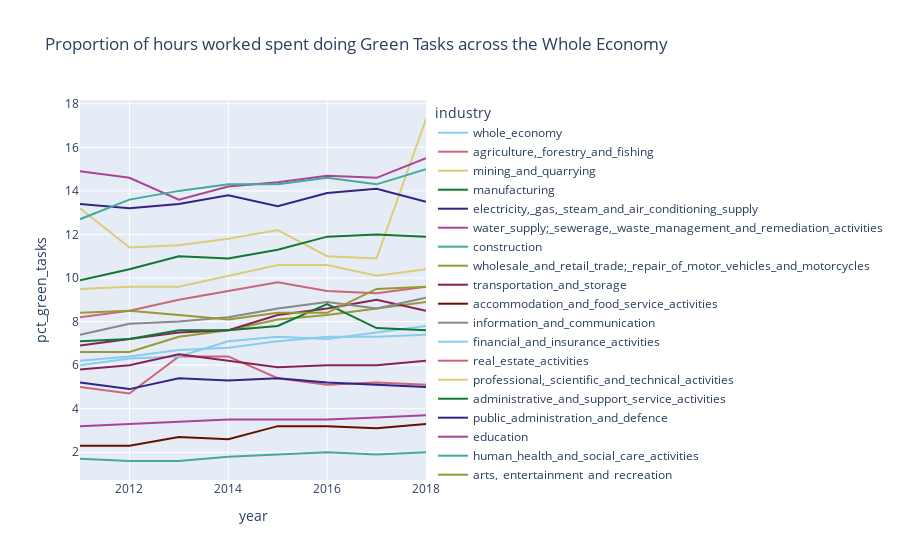

The notebook cell this image was saved under:
### Code cell
df.plot(
    kind='line', 
    x='year', 
    y='pct_green_tasks', 
    color='industry', 
    color_discrete_sequence=px.colors.qualitative.Safe,
    title ='Proportion of hours worked spent doing Green Tasks across the Whole Economy',
)

### Figure 1 — Plotly figure (JSON) as saved in the notebook; plotly's stock layout.template omitted (floating-point values rounded to 4 significant figures)
{"data": [{"hovertemplate": "industry=whole_economy<br>year=%{x}<br>pct_green_tasks=%{y}<extra></extra>", "legendgroup": "whole_economy", "line": {"color": "rgb(136, 204, 238)", "dash": "solid"}, "marker": {"symbol": "circle"}, "mode": "lines", "name": "whole_economy", "orientation": "h", "showlegend": true, "type": "scatter", "x": [2011, 2012, 2013, 2014, 2015, 2016, 2017, 2018], "xaxis": "x", "y": [6.2, 6.4, 6.7, 6.8, 7.1, 7.3, 7.3, 7.4], "yaxis": "y"}, {"hovertemplate": "industry=agriculture,_forestry_and_fishing<br>year=%{x}<br>pct_green_tasks=%{y}<extra></extra>", "legendgroup": "agriculture,_forestry_and_fishing", "line": {"color": "rgb(204, 102, 119)", "dash": "solid"}, "marker": {"symbol": "circle"}, "mode": "lines", "name": "agriculture,_forestry_and_fishing", "orientation": "h", "showlegend": true, "type": "scatter", "x": [2011, 2012, 2013, 2014, 2015, 2016, 2017, 2018], "xaxis": "x", "y": [5, 4.7, 6.4, 6.4, 5.4, 5.1, 5.2, 5.1], "yaxis": "y"}, {"hovertemplate": "industry=mining_and_quarrying<br>year=%{x}<br>pct_green_tasks=%{y}<extra></extra>", "legendgroup": "mining_and_quarrying", "line": {"color": "rgb(221, 204, 119)", "dash": "solid"}, "marker": {"symbol": "circle"}, "mode": "lines", "name": "mining_and_quarrying", "orientation": "h", "showlegend": true, "type": "scatter", "x": [2011, 2012, 2013, 2014, 2015, 2016, 2017, 2018], "xaxis": "x", "y": [13.2, 11.4, 11.5, 11.8, 12.2, 11, 10.9, 17.3], "yaxis": "y"}, {"hovertemplate": "industry=manufacturing<br>year=%{x}<br>pct_green_tasks=%{y}<extra></extra>", "legendgroup": "manufacturing", "line": {"color": "rgb(17, 119, 51)", "dash": "solid"}, "marker": {"symbol": "circle"}, "mode": "lines", "name": "manufacturing", "orientation": "h", "showlegend": true, "type": "scatter", "x": [2011, 2012, 2013, 2014, 2015, 2016, 2017, 2018], "xaxis": "x", "y": [9.9, 10.4, 11, 10.9, 11.3, 11.9, 12, 11.9], "yaxis": "y"}, {"hovertemplate": "industry=electricity,_gas,_steam_and_air_conditioning_supply<br>year=%{x}<br>pct_green_tasks=%{y}<extra></extra>", "legendgroup": "electricity,_gas,_steam_and_air_conditioning_supply", "line": {"color": "rgb(51, 34, 136)", "dash": "solid"}, "marker": {"symbol": "circle"}, "mode": "lines", "name": "electricity,_gas,_steam_and_air_conditioning_supply", "orientation": "h", "showlegend": true, "type": "scatter", "x": [2011, 2012, 2013, 2014, 2015, 2016, 2017, 2018], "xaxis": "x", "y": [13.4, 13.2, 13.4, 13.8, 13.3, 13.9, 14.1, 13.5], "yaxis": "y"}, {"hovertemplate": "industry=water_supply;_sewerage,_waste_management_and_remediation_activities<br>year=%{x}<br>pct_green_tasks=%{y}<extra></extra>", "legendgroup": "water_supply;_sewerage,_waste_management_and_remediation_activities", "line": {"color": "rgb(170, 68, 153)", "dash": "solid"}, "marker": {"symbol": "circle"}, "mode": "lines", "name": "water_supply;_sewerage,_waste_management_and_remediation_activities", "orientation": "h", "showlegend": true, "type": "scatter", "x": [2011, 2012, 2013, 2014, 2015, 2016, 2017, 2018], "xaxis": "x", "y": [14.9, 14.6, 13.6, 14.2, 14.4, 14.7, 14.6, 15.5], "yaxis": "y"}, {"hovertemplate": "industry=construction<br>year=%{x}<br>pct_green_tasks=%{y}<extra></extra>", "legendgroup": "construction", "line": {"color": "rgb(68, 170, 153)", "dash": "solid"}, "marker": {"symbol": "circle"}, "mode": "lines", "name": "construction", "orientation": "h", "showlegend": true, "type": "scatter", "x": [2011, 2012, 2013, 2014, 2015, 2016, 2017, 2018], "xaxis": "x", "y": [12.7, 13.6, 14.0, 14.3, 14.3, 14.6, 14.3, 15], "yaxis": "y"}, {"hovertemplate": "industry=wholesale_and_retail_trade;_repair_of_motor_vehicles_and_motorcycles<br>year=%{x}<br>pct_green_tasks=%{y}<extra></extra>", "legendgroup": "wholesale_and_retail_trade;_repair_of_motor_vehicles_and_motorcycles", "line": {"color": "rgb(153, 153, 51)", "dash": "solid"}, "marker": {"symbol": "circle"}, "mode": "lines", "name": "wholesale_and_retail_trade;_repair_of_motor_vehicles_and_motorcycles", "orientation": "h", "showlegend": true, "type": "scatter", "x": [2011, 2012, 2013, 2014, 2015, 2016, 2017, 2018], "xaxis": "x", "y": [6.6, 6.6, 7.3, 7.6, 8.1, 8.3, 8.6, 8.9], "yaxis": "y"}, {"hovertemplate": "industry=transportation_and_storage<br>year=%{x}<br>pct_green_tasks=%{y}<extra></extra>", "legendgroup": "transportation_and_storage", "line": {"color": "rgb(136, 34, 85)", "dash": "solid"}, "marker": {"symbol": "circle"}, "mode": "lines", "name": "transportation_and_storage", "orientation": "h", "showlegend": true, "type": "scatter", "x": [2011, 2012, 2013, 2014, 2015, 2016, 2017, 2018], "xaxis": "x", "y": [6.9, 7.2, 7.5, 7.6, 8.3, 8.6, 9, 8.5], "yaxis": "y"}, {"hovertemplate": "industry=accommodation_and_food_service_activities<br>year=%{x}<br>pct_green_tasks=%{y}<extra></extra>", "legendgroup": "accommodation_and_food_service_activities", "line": {"color": "rgb(102, 17, 0)", "dash": "solid"}, "marker": {"symbol": "circle"}, "mode": "lines", "name": "accommodation_and_food_service_activities", "orientation": "h", "showlegend": true, "type": "scatter", "x": [2011, 2012, 2013, 2014, 2015, 2016, 2017, 2018], "xaxis": "x", "y": [2.3, 2.3, 2.7, 2.6, 3.2, 3.2, 3.1, 3.3], "yaxis": "y"}, {"hovertemplate": "industry=information_and_communication<br>year=%{x}<br>pct_green_tasks=%{y}<extra></extra>", "legendgroup": "information_and_communication", "line": {"color": "rgb(136, 136, 136)", "dash": "solid"}, "marker": {"symbol": "circle"}, "mode": "lines", "name": "information_and_communication", "orientation": "h", "showlegend": true, "type": "scatter", "x": [2011, 2012, 2013, 2014, 2015, 2016, 2017, 2018], "xaxis": "x", "y": [7.4, 7.9, 8, 8.2, 8.6, 8.9, 8.6, 9.1], "yaxis": "y"}, {"hovertemplate": "industry=financial_and_insurance_activities<br>year=%{x}<br>pct_green_tasks=%{y}<extra></extra>", "legendgroup": "financial_and_insurance_activities", "line": {"color": "rgb(136, 204, 238)", "dash": "solid"}, "marker": {"symbol": "circle"}, "mode": "lines", "name": "financial_and_insurance_activities", "orientation": "h", "showlegend": true, "type": "scatter", "x": [2011, 2012, 2013, 2014, 2015, 2016, 2017, 2018], "xaxis": "x", "y": [6, 6.3, 6.4, 7.1, 7.3, 7.2, 7.5, 7.8], "yaxis": "y"}, {"hovertemplate": "industry=real_estate_activities<br>year=%{x}<br>pct_green_tasks=%{y}<extra></extra>", "legendgroup": "real_estate_activities", "line": {"color": "rgb(204, 102, 119)", "dash": "solid"}, "marker": {"symbol": "circle"}, "mode": "lines", "name": "real_estate_activities", "orientation": "h", "showlegend": true, "type": "scatter", "x": [2011, 2012, 2013, 2014, 2015, 2016, 2017, 2018], "xaxis": "x", "y": [8.2, 8.5, 9, 9.4, 9.8, 9.4, 9.3, 9.6], "yaxis": "y"}, {"hovertemplate": "industry=professional,_scientific_and_technical_activities<br>year=%{x}<br>pct_green_tasks=%{y}<extra></extra>", "legendgroup": "professional,_scientific_and_technical_activities", "line": {"color": "rgb(221, 204, 119)", "dash": "solid"}, "marker": {"symbol": "circle"}, "mode": "lines", "name": "professional,_scientific_and_technical_activities", "orientation": "h", "showlegend": true, "type": "scatter", "x": [2011, 2012, 2013, 2014, 2015, 2016, 2017, 2018], "xaxis": "x", "y": [9.5, 9.6, 9.6, 10.1, 10.6, 10.6, 10.1, 10.4], "yaxis": "y"}, {"hovertemplate": "industry=administrative_and_support_service_activities<br>year=%{x}<br>pct_green_tasks=%{y}<extra></extra>", "legendgroup": "administrative_and_support_service_activities", "line": {"color": "rgb(17, 119, 51)", "dash": "solid"}, "marker": {"symbol": "circle"}, "mode": "lines", "name": "administrative_and_support_service_activities", "orientation": "h", "showlegend": true, "type": "scatter", "x": [2011, 2012, 2013, 2014, 2015, 2016, 2017, 2018], "xaxis": "x", "y": [7.1, 7.2, 7.6, 7.6, 7.8, 8.8, 7.7, 7.6], "yaxis": "y"}, {"hovertemplate": "industry=public_administration_and_defence<br>year=%{x}<br>pct_green_tasks=%{y}<extra></extra>", "legendgroup": "public_administration_and_defence", "line": {"color": "rgb(51, 34, 136)", "dash": "solid"}, "marker": {"symbol": "circle"}, "mode": "lines", "name": "public_administration_and_defence", "orientation": "h", "showlegend": true, "type": "scatter", "x": [2011, 2012, 2013, 2014, 2015, 2016, 2017, 2018], "xaxis": "x", "y": [5.2, 4.9, 5.4, 5.3, 5.4, 5.2, 5.1, 5], "yaxis": "y"}, {"hovertemplate": "industry=education<br>year=%{x}<br>pct_green_tasks=%{y}<extra></extra>", "legendgroup": "education", "line": {"color": "rgb(170, 68, 153)", "dash": "solid"}, "marker": {"symbol": "circle"}, "mode": "lines", "name": "education", "orientation": "h", "showlegend": true, "type": "scatter", "x": [2011, 2012, 2013, 2014, 2015, 2016, 2017, 2018], "xaxis": "x", "y": [3.2, 3.3, 3.4, 3.5, 3.5, 3.5, 3.6, 3.7], "yaxis": "y"}, {"hovertemplate": "industry=human_health_and_social_care_activities<br>year=%{x}<br>pct_green_tasks=%{y}<extra></extra>", "legendgroup": "human_health_and_social_care_activities", "line": {"color": "rgb(68, 170, 153)", "dash": "solid"}, "marker": {"symbol": "circle"}, "mode": "lines", "name": "human_health_and_social_care_activities", "orientation": "h", "showlegend": true, "type": "scatter", "x": [2011, 2012, 2013, 2014, 2015, 2016, 2017, 2018], "xaxis": "x", "y": [1.7, 1.6, 1.6, 1.8, 1.9, 2, 1.9, 2], "yaxis": "y"}, {"hovertemplate": "industry=arts,_entertainment_and_recreation<br>year=%{x}<br>pct_green_tasks=%{y}<extra></extra>", "legendgroup": "arts,_entertainment_and_recreation", "line": {"color": "rgb(153, 153, 51)", "dash": "solid"}, "marker": {"symbol": "circle"}, "mode": "lines", "name": "arts,_entertainment_and_recreation", "orientation": "h", "showlegend": true, "type": "scatter", "x": [2011, 2012, 2013, 2014, 2015, 2016, 2017, 2018], "xaxis": "x", "y": [8.4, 8.5, 8.3, 8.1, 8.4, 8.4, 9.5, 9.6], "yaxis": "y"}, {"hovertemplate": "industry=other_services<br>year=%{x}<br>pct_green_tasks=%{y}<extra></extra>", "legendgroup": "other_services", "line": {"color": "rgb(136, 34, 85)", "dash": "solid"}, "marker": {"symbol": "circle"}, "mode": "lines", "name": "other_services", "orientation": "h", "showlegend": true, "type": "scatter", "x": [2011, 2012, 2013, 2014, 2015, 2016, 2017, 2018], "xaxis": "x", "y": [5.8, 6, 6.5, 6.2, 5.9, 6, 6, 6.2], "yaxis": "y"}], "layout": {"legend": {"title": {"text": "industry"}, "tracegroupgap": 0}, "title": {"text": "Proportion of hours worked spent doing Green Tasks across the Whole Economy"}, "xaxis": {"anchor": "y", "domain": [0, 1], "title": {"text": "year"}}, "yaxis": {"anchor": "x", "domain": [0, 1], "title": {"text": "pct_green_tasks"}}}}
